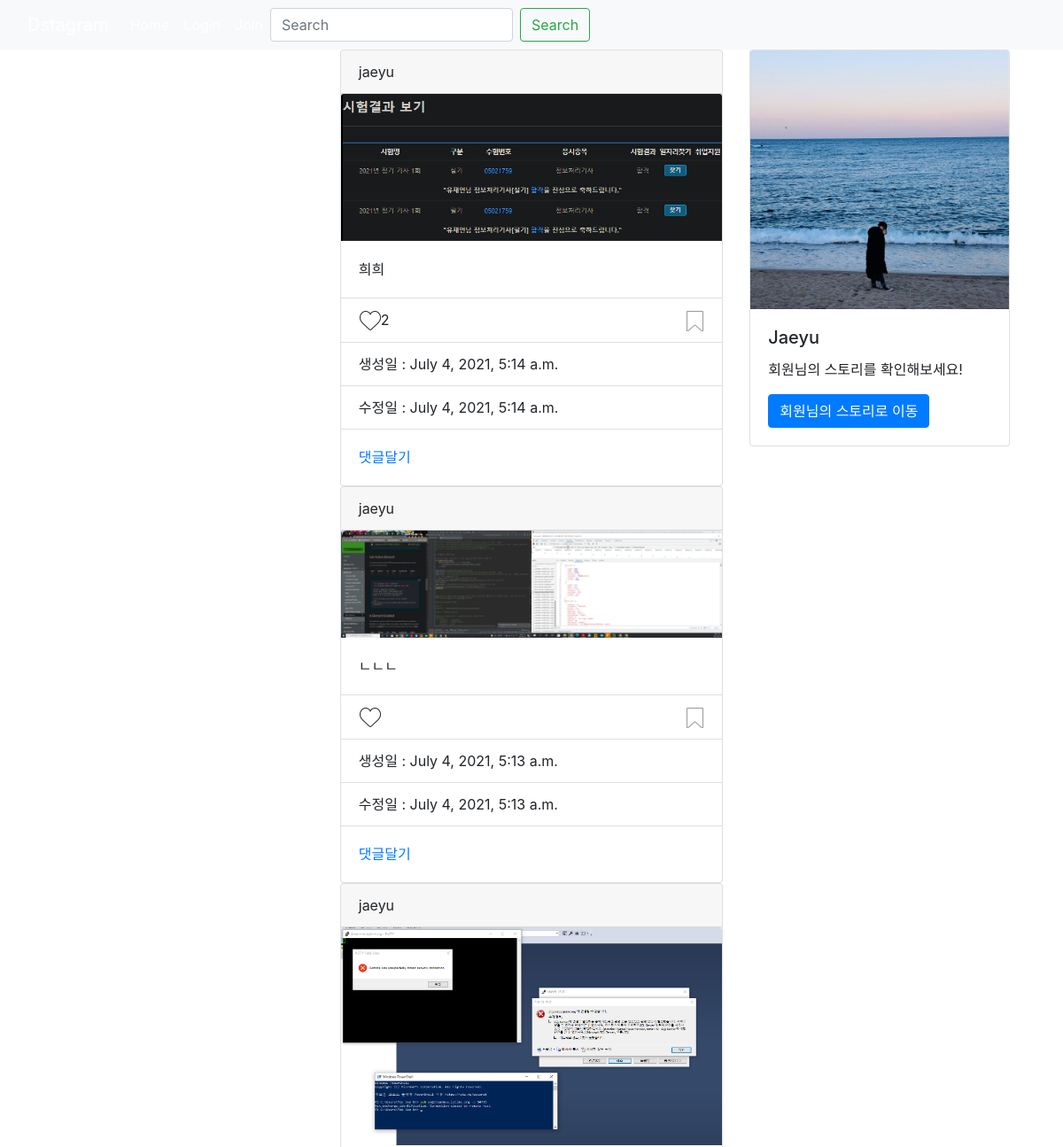
Before: / (upper part) with the older database file.
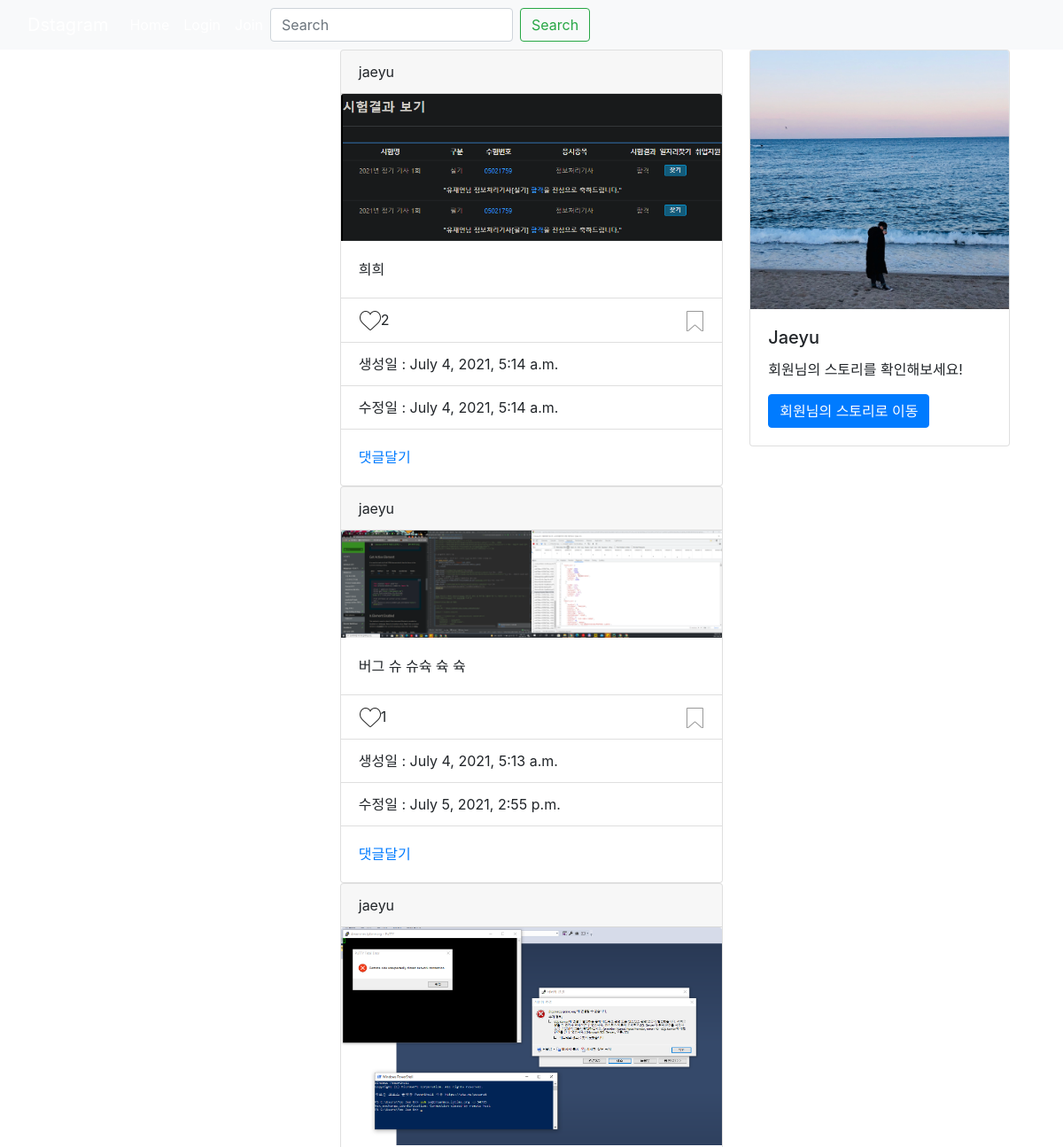
After: the same page with the newer database file.
### photo/models.py (models this page shows, shortened)
class Photo(models.Model):
    author = models.ForeignKey(User, on_delete=models.CASCADE, related_name='user')
    text = models.TextField(blank=True)
    image = models.ImageField(upload_to='timeline_photo/%Y/%m/%d')
    created = models.DateTimeField(auto_now_add=True)
    updated = models.DateTimeField(auto_now=True)
    like = models.ManyToManyField(User, related_name='like_post', blank=True)
    saved = models.ManyToManyField(User, related_name='saved_post',blank=True)
    class Meta:
        ordering = ['-created']

### photo/views.py (the view)
# urls.py: path("",PhotoList.as_view(),name='index'),
class PhotoList(ListView):
    model = Photo
    template_name_suffix = '_list'

### photo/templates/photo/photo_list.html (shortened to what this page needs)
{% extends 'base.html' %}
{% block content %}
<div class='container'>
    <div class='row'>
        <div class="col"></div>
        <div class="col-5">
            {% for object in object_list %}
            <div class="card">
                <div class="card-header">
                    {{ object.author }}
                </div>
                <img src=" {{ object.image.url }}" class="card-img-top" alt="...">
                <div class="card-body">
                    <p class="card-text"> {{ object.text }} </p>
                </div>
                <ul class="list-group list-group-flush">
                    <li class="list-group-item">
                        <a href="{% url 'photo:like' object.id %}" class="float-left btn-like {%if user in object.like.all %} active {%endif%}">좋아요!</a>
                        {% if object.like.all.count %}
                        <span class = 'float-left'>
                            {{object.like.all.count}}
                        </span>
                        {% endif %}
                        <a href="{% url 'photo:saved' object.id %}" class="float-right btn-saved {%if user in object.saved.all %} active {%endif%}">저장하기!</a>
                    </li>
                    <li class="list-group-item">생성일 : {{ object.created }}</li>
                    <li class="list-group-item">수정일 : {{ object.updated }}</li>
                </ul>
                <div class="card-body">
                    <a href="{% url 'photo:detail' object.id %}" class="card-link">댓글달기</a>
                </div>
            </div>
            {% endfor %}
        </div>
        <div class="col">
            {% load static %}
            <div class="card" sytle="">
                <img src="{% static 'images/jaeyu2.jpg' %}" class="card-img-top">
                <div class="card-body">
                    <h5 class="card-title">Jaeyu</h5>
                    <p class="card-text">회원님의 스토리를 확인해보세요!</p>
                    <a href="{% url 'photo:mylist' %}" class="btn btn-primary">회원님의 스토리로 이동</a>
                </div>
            </div>
        </div>
    </div>
</div>
{% endblock %}

Changed rows visible on the page:
changed Photo: text "ㄴㄴㄴ" → "버그 슈 슈슉 슉 슉"; like.all.count (not shown) → "1"; updated "July 4, 2021, 5:13 a.m." → "July 5, 2021, 2:55 p.m."
